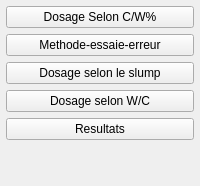
            <widget class="QWidget" name="widget_2" native="true">
             <property name="maximumSize">
              <size>
               <width>200</width>
               <height>16777215</height>
              </size>
             </property>
             <property name="styleSheet">
              <string notr="true"/>
             </property>
             <layout class="QVBoxLayout" name="verticalLayout_13">
              <property name="spacing">
               <number>6</number>
              </property>
              <property name="leftMargin">
               <number>6</number>
              </property>
              <property name="topMargin">
               <number>6</number>
              </property>
              <property name="rightMargin">
               <number>6</number>
              </property>
              <property name="bottomMargin">
               <number>6</number>
              </property>
              <item>
               <widget class="QPushButton" name="pushButton_6">
                <property name="text">
                 <string>Dosage Selon C/W%</string>
                </property>
                <property name="checkable">
                 <bool>true</bool>
                </property>
                <property name="autoExclusive">
                 <bool>true</bool>
                </property>
               </widget>
              </item>
              <item>
               <widget class="QPushButton" name="pushButton_9">
                <property name="text">
                 <string>Methode-essaie-erreur</string>
                </property>
                <property name="checkable">
                 <bool>true</bool>
                </property>
                <property name="checked">
                 <bool>false</bool>
                </property>
                <property name="autoExclusive">
                 <bool>true</bool>
                </property>
               </widget>
              </item>
              <item>
               <widget class="QPushButton" name="pushButton_10">
                <property name="text">
                 <string>Dosage selon le slump</string>
                </property>
                <property name="checkable">
                 <bool>true</bool>
                </property>
                <property name="autoExclusive">
                 <bool>true</bool>
                </property>
               </widget>
              </item>
              <item>
               <widget class="QPushButton" name="pushButton_8">
                <property name="text">
                 <string>Dosage selon W/C</string>
                </property>
                <property name="checkable">
                 <bool>true</bool>
                </property>
                <property name="autoExclusive">
                 <bool>true</bool>
                </property>
               </widget>
              </item>
              <item>
               <widget class="QPushButton" name="pushButton_7">
                <property name="text">
                 <string>Resultats</string>
                </property>
                <property name="checkable">
                 <bool>true</bool>
                </property>
                <property name="checked">
                 <bool>false</bool>
                </property>
                <property name="autoExclusive">
                 <bool>true</bool>
                </property>
               </widget>
              </item>
              <item>
               <spacer name="verticalSpacer_4">
                <property name="orientation">
                 <enum>Qt::Vertical</enum>
                </property>
                <property name="sizeHint" stdset="0">
                 <size>
                  <width>20</width>
                  <height>40</height>
                 </size>
                </property>
               </spacer>
              </item>
             </layout>
            </widget>
